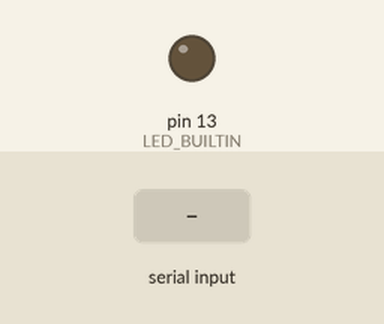
The sketch below on a simulated Arduino Uno, built with avr-gcc and run on an emulated ATmega328P. On the bench: output pins drawn as LEDs (lit = HIGH). The test bench sets the inputs (shaded band). What the sketch prints to the serial monitor is not drawn.

Above: at 1.2 s.
1.3 s: "1\n" received over Serial
At 2.0 s:
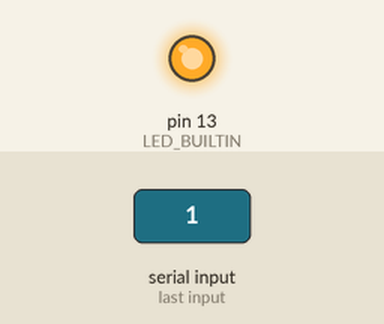
Timing chart, 0 to 4.3 s (numbered marks = the images above; inputs shaded):
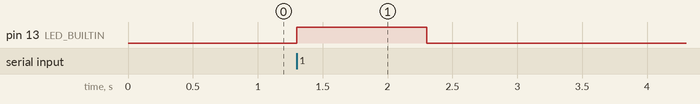

Measured:
- after the input at 1.3 s, pin 13 (LED_BUILTIN): LOW → HIGH at once, → LOW 1.0 s later

The sketch:

sketch_serial_ardu_pc.ino
```cpp
void setup() {
  // put your setup code here, to run once:
  Serial.begin(19200, SERIAL_8E1);  // 8 data bits, 1 even parity bit
  // prints title with ending line break
  //Serial.println("ASCII Table - Character Map");

  pinMode(LED_BUILTIN, OUTPUT);
}

int thisByte = 'U';

void loop() {
  // put your main code here, to run repeatedly:
  //Serial.write(thisByte);
  //delay(1000);

  if (Serial.available()) {
    Serial.readStringUntil('\n');
    digitalWrite(LED_BUILTIN, HIGH);
    delay(1000);
    digitalWrite(LED_BUILTIN, LOW);
    delay(1000);

    Serial.write(thisByte);
  }
}
```
